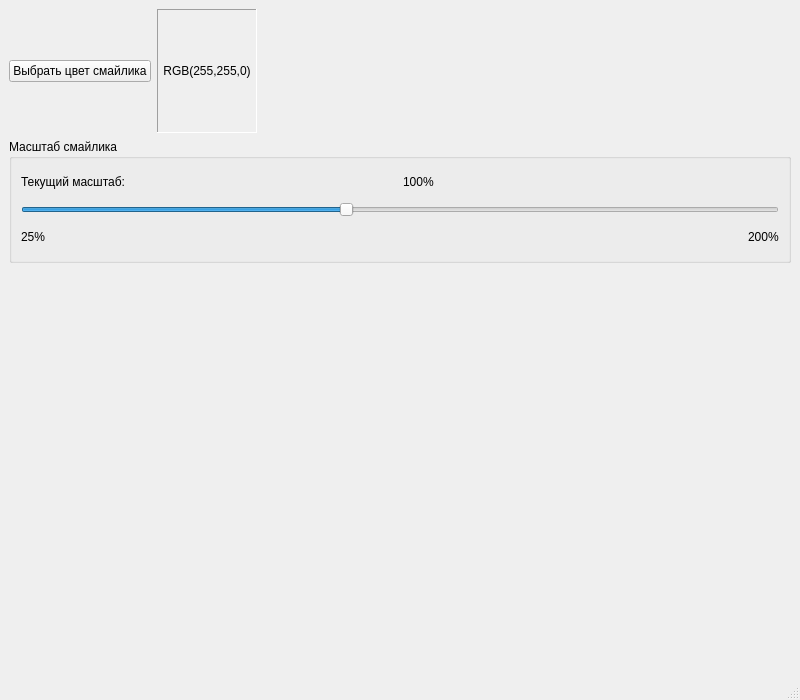
<?xml version="1.0" encoding="UTF-8"?>
<ui version="4.0">
 <class>MainWindow</class>
 <widget class="QMainWindow" name="MainWindow">
  <property name="geometry">
   <rect>
    <x>0</x>
    <y>0</y>
    <width>800</width>
    <height>700</height>
   </rect>
  </property>
  <property name="windowTitle">
   <string>Смайлик Пейнтер</string>
  </property>
  <widget class="QWidget" name="centralwidget">
   <layout class="QVBoxLayout" name="verticalLayout">
    <item>
     <layout class="QHBoxLayout" name="horizontalLayout">
      <item>
       <widget class="QPushButton" name="colorButton">
        <property name="text">
         <string>Выбрать цвет смайлика</string>
        </property>
       </widget>
      </item>
      <item>
       <widget class="QLabel" name="colorLabel">
        <property name="minimumSize">
         <size>
          <width>100</width>
          <height>30</height>
         </size>
        </property>
        <property name="frameShape">
         <enum>QFrame::Panel</enum>
        </property>
        <property name="frameShadow">
         <enum>QFrame::Sunken</enum>
        </property>
        <property name="text">
         <string>RGB(255,255,0)</string>
        </property>
        <property name="alignment">
         <set>Qt::AlignCenter</set>
        </property>
       </widget>
      </item>
      <item>
       <spacer name="horizontalSpacer">
        <property name="orientation">
         <enum>Qt::Horizontal</enum>
        </property>
        <property name="sizeHint" stdset="0">
         <size>
          <width>40</width>
          <height>20</height>
         </size>
        </property>
       </spacer>
      </item>
     </layout>
    </item>
    <item>
     <widget class="QGroupBox" name="groupBox">
      <property name="title">
       <string>Масштаб смайлика</string>
      </property>
      <layout class="QVBoxLayout" name="verticalLayout_2">
       <item>
        <layout class="QHBoxLayout" name="horizontalLayout_2">
         <item>
          <widget class="QLabel" name="label">
           <property name="text">
            <string>Текущий масштаб:</string>
           </property>
          </widget>
         </item>
         <item>
          <widget class="QLabel" name="scaleLabel">
           <property name="text">
            <string>100%</string>
           </property>
          </widget>
         </item>
        </layout>
       </item>
       <item>
        <widget class="QSlider" name="scaleSlider">
         <property name="minimum">
          <number>25</number>
         </property>
         <property name="maximum">
          <number>200</number>
         </property>
         <property name="value">
          <number>100</number>
         </property>
         <property name="orientation">
          <enum>Qt::Horizontal</enum>
         </property>
        </widget>
       </item>
       <item>
        <layout class="QHBoxLayout" name="horizontalLayout_3">
         <item>
          <widget class="QLabel" name="label_2">
           <property name="text">
            <string>25%</string>
           </property>
          </widget>
         </item>
         <item>
          <spacer name="horizontalSpacer_2">
           <property name="orientation">
            <enum>Qt::Horizontal</enum>
           </property>
           <property name="sizeHint" stdset="0">
            <size>
             <width>40</width>
             <height>20</height>
            </size>
           </property>
          </spacer>
         </item>
         <item>
          <widget class="QLabel" name="label_3">
           <property name="text">
            <string>200%</string>
           </property>
          </widget>
         </item>
        </layout>
       </item>
      </layout>
     </widget>
    </item>
    <item>
     <widget class="QWidget" name="smileyWidget">
      <property name="minimumSize">
       <size>
        <width>400</width>
        <height>400</height>
       </size>
      </property>
     </widget>
    </item>
   </layout>
  </widget>
  <widget class="QStatusBar" name="statusbar"/>
 </widget>
 <resources/>
 <connections/>
</ui>
